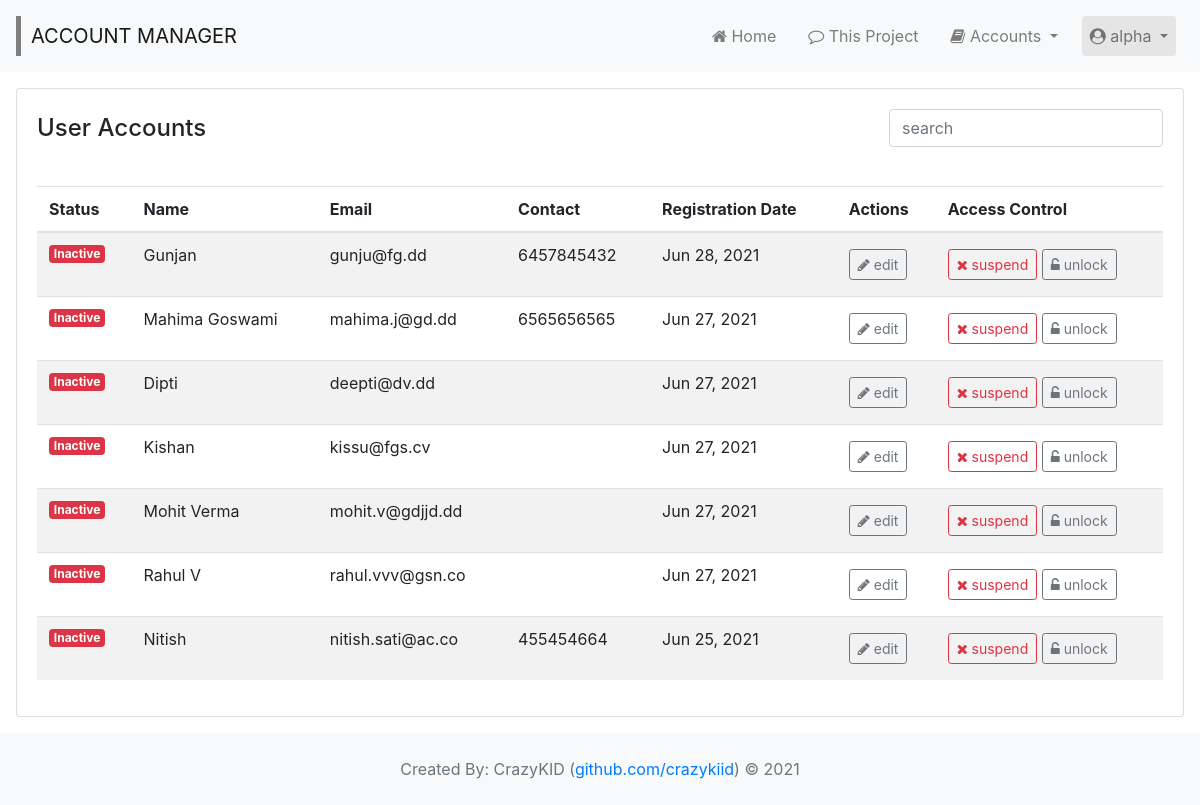
/accounts/inactive/ (signed in), run on an earlier commit of the app's database.
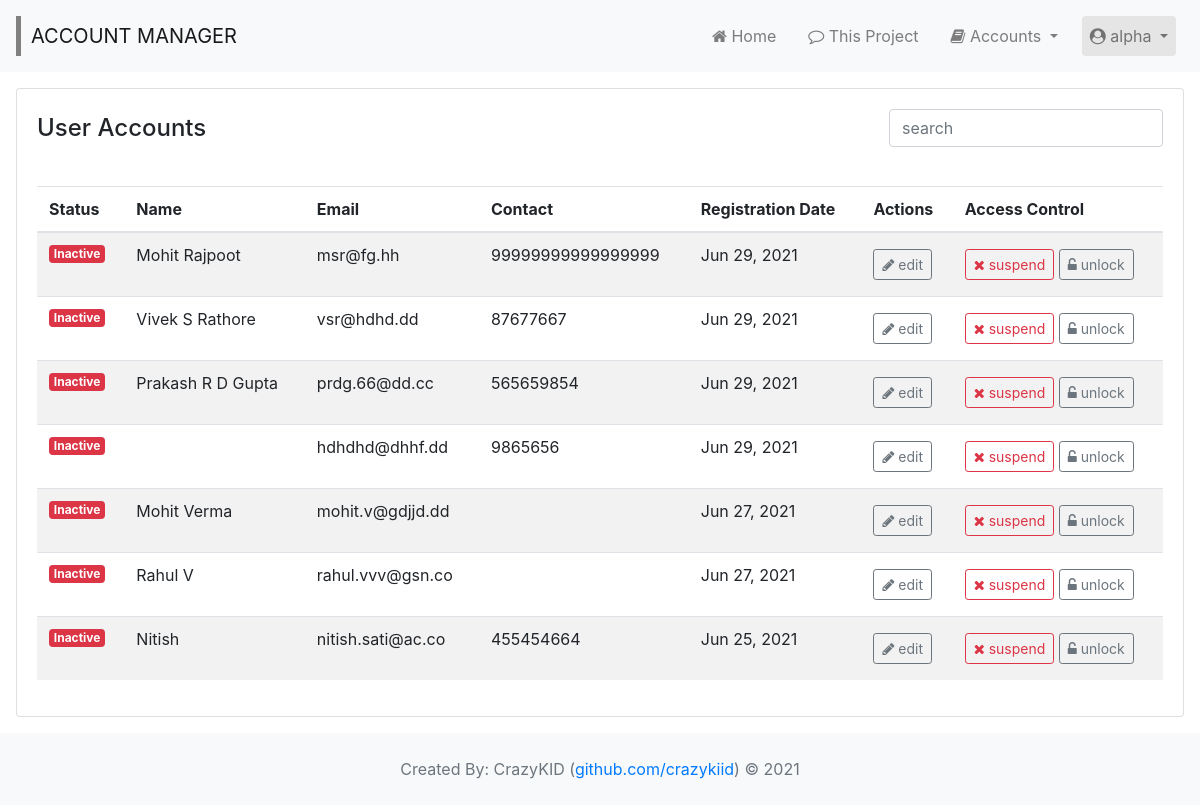
And on a later commit of the database.
### wsite/models.py (models this page shows, shortened)
class UserInfo(models.Model):
  user = models.OneToOneField(User, on_delete=models.CASCADE, primary_key=True)
  middle_name = models.CharField(max_length=64, blank=True)
  contact = models.CharField(max_length=16, blank=True)
  status = models.IntegerField(default=0)

### wsite/views.py (the view)
# urls.py: path('accounts/inactive/', views.usersDct, name = 'inactive_users'),
@login_required(login_url='/login/')
def usersDct(request):
  page_title = 'Inactive User Accounts'
  users_inactive = UserInfo.objects.filter(status=0, user__is_staff=0).order_by('-user__id')
  return render(request, 'accounts/inactive.html', { 'page_title' : page_title, 'users' : users_inactive })

### wsite/templates/accounts/inactive.html (shortened to what this page needs)
{% extends 'layout/layout.html' %}
{% load custom_tags %}
{% block page %}
{% include 'layout/header.html' %}
<div class="container-fluid p-3" style="min-height:400px">
	<section>
		<div class="card">
			<div class="card-body">
				<div class="d-flex flex-column flex-lg-row justify-content-between">
					<h4 style="padding:5px 0px 35px;">User Accounts</h4>
					<div class="form-group pull-right">
					    <input type="text" class="search form-control" placeholder="search">
					</div>
				</div>
				<div class="table-responsive">
				<table class="table table-striped">
					<thead>
					    <tr>
					      <th scope="col">Status</th>
					    	<th scope="col">Name</th>
					    	<th scope="col">Email</th>
					    	<th scope="col">Contact</th>
					    	<th scope="col">Registration Date</th>
					    	<th scope="col">Actions</th>
					    	<th scope="col">Access Control</th>
					    </tr>
					</thead>
					<tbody class="u-list">
						{% if users.count > 0 %}
						  {% for u in users %}
					    <tr>
					    	<td>
					    	  {% if u.status == 0 %}
					    	  <span class="badge badge-danger">Inactive</span
					    	  {% elif u.status == 1 %}
                  <span class="badge badge-success">Active</span>
                  {% elif u.status == 9 %}
                  <span class="badge badge-dark">Suspended</span>
                  {% else %}
                  <span class="badge badge-secondary">Unknown</span>
                  {% endif %}
					    	</td>
					    	<td>{{ u.user.first_name }} {{ u.middle_name }} {{ u.user.last_name }}</td>
					    	<td>{{ u.user.email }}</td>
					    	<td>{{ u.contact }}</td>
					    	<td>{{ u.user.date_joined|date:'M d, Y'}}</td>
					    	<td>
					    	  <a class="btn btn-outline-secondary btn-sm my-1" href="{% url 'update_user' u.user.id %}" role="button" data-toggle="tooltip" data-placement="bottom" title="Edit Account Details"><i class="fa fa-pencil" aria-hidden="true"></i> edit</a>
					    	</td>
					    	<td>
					    	  {% if u.status == 9 %}
								  <a class="btn btn-outline-success btn-sm my-1" href="{% url 'activate_user' u.user.id %}" role="button" data-toggle="tooltip" data-placement="bottom" title="Activate Account"><i class="fa fa-check" aria-hidden="true"></i> activate</a>
					    		{% elif u.status == 0 %}
					    		<a class="btn btn-outline-danger btn-sm my-1" href="{% url 'suspend_user' u.user.id %}" role="button" data-toggle="tooltip" data-placement="bottom" title="De-activate Account"><i class="fa fa-times" aria-hidden="true"></i> suspend</a>
					    		<a class="btn btn-outline-secondary btn-sm my-1" href="{% url 'unlock_user' u.user.id %}" role="button" data-toggle="tooltip" data-placement="bottom" title="Unlock Account"><i class="fa fa-unlock-alt" aria-hidden="true"></i> unlock</a>
					     		{% endif %}
					      </td>
					    </tr>
					    {% endfor %}
					  {% else %}
					    <tr>
					    	<td colspan="7" style="padding:1rem .75rem;">No User Found.</td>
					    </tr>
					  {% endif %}
				  </tbody>
				</table>
				</div>
			</div>
		</div>
	</section>
</div>
{% include 'layout/footer.html' %}
{% endblock page %}

What changed in the data, as far as the page shows it:
no longer on this page (row edited): UserInfo: status "Inactive", user.first_name "Gunjan", user.email "gunju@fg.dd", contact "6457845432", user.date_joined "Jun 28, 2021"
no longer on this page (row edited): UserInfo: status "Inactive", user.first_name "Mahima Goswami", user.email "mahima.j@gd.dd", contact "6565656565", user.date_joined "Jun 27, 2021"
no longer on this page (row edited): UserInfo: status "Inactive", user.first_name "Dipti", user.email "deepti@dv.dd", user.date_joined "Jun 27, 2021"
no longer on this page (row edited): UserInfo: status "Inactive", user.first_name "Kishan", user.email "kissu@fgs.cv", user.date_joined "Jun 27, 2021"
added UserInfo: status "Inactive", user.first_name "Mohit", user.last_name "Rajpoot", user.email "msr@fg.hh", contact "99999999999999999", user.date_joined "Jun 29, 2021"
added UserInfo: status "Inactive", user.first_name "Vivek", middle_name "S", user.last_name "Rathore", user.email "vsr@hdhd.dd", contact "87677667", user.date_joined "Jun 29, 2021"
added UserInfo: status "Inactive", user.first_name "Prakash", middle_name "R D", user.last_name "Gupta", user.email "prdg.66@dd.cc", contact "565659854", user.date_joined "Jun 29, 2021"
added UserInfo: status "Inactive", user.email "hdhdhd@dhhf.dd", contact "9865656", user.date_joined "Jun 29, 2021"
